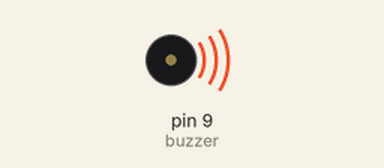
Simulated run of this sketch. Board: Arduino Uno, built with avr-gcc and run on an emulated ATmega328P. On the bench: buzzer (waves = sounding).

Above: at 2.5 s.
At 5.5 s:
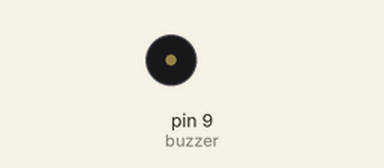
Timing chart, 0 to 7.8 s (numbered marks = the images above):
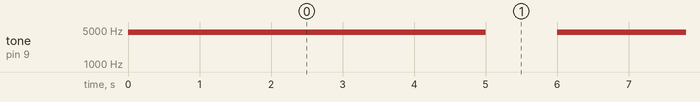

Measured:
- by itself, tone on pin 9 (buzzer): alternates 4500 Hz for 5.0 s and silent for 1.0 s

The sketch:

piezo_speaker.ino
```cpp
const int buzzer = 9; //buzzer to arduino pin 9


void setup(){

  pinMode(buzzer, OUTPUT); // Set buzzer - pin 9 as an output

}

void loop(){

  tone(buzzer, 4500); // Send 4.5KHz sound signal...
  delay(5000);        // ...for 5 sec
  noTone(buzzer);     // Stop sound...
  delay(1000);        // ...for 1 sec

}
```
